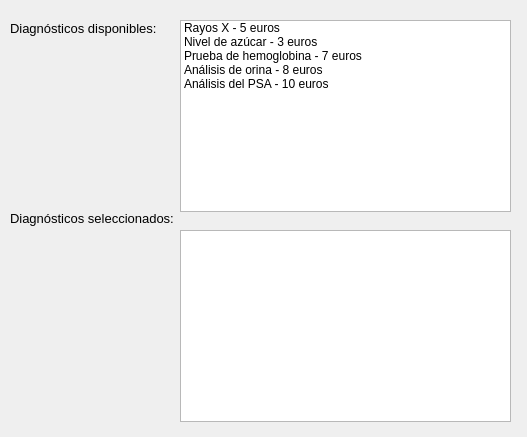
<?xml version="1.0" encoding="UTF-8"?>
<ui version="4.0">
 <class>DiagnosticoSeleccionDialog</class>
 <widget class="QDialog" name="DiagnosticoSeleccionDialog">
  <property name="geometry">
   <rect>
    <x>0</x>
    <y>0</y>
    <width>527</width>
    <height>437</height>
   </rect>
  </property>
  <property name="windowTitle">
   <string>Selección de Diagnósticos</string>
  </property>
  <widget class="QLabel" name="lbl_diagnosticos_disponibles">
   <property name="geometry">
    <rect>
     <x>10</x>
     <y>20</y>
     <width>151</width>
     <height>16</height>
    </rect>
   </property>
   <property name="font">
    <font>
     <pointsize>10</pointsize>
    </font>
   </property>
   <property name="text">
    <string>Diagnósticos disponibles:</string>
   </property>
  </widget>
  <widget class="QLabel" name="lbl_diagnosticos_seleccionados">
   <property name="geometry">
    <rect>
     <x>10</x>
     <y>210</y>
     <width>171</width>
     <height>16</height>
    </rect>
   </property>
   <property name="font">
    <font>
     <pointsize>10</pointsize>
    </font>
   </property>
   <property name="text">
    <string>Diagnósticos seleccionados:</string>
   </property>
  </widget>
  <widget class="QListWidget" name="lst_diagnosticos_disponibles">
   <property name="geometry">
    <rect>
     <x>180</x>
     <y>20</y>
     <width>331</width>
     <height>192</height>
    </rect>
   </property>
   <property name="selectionMode">
    <enum>QAbstractItemView::MultiSelection</enum>
   </property>
   <item>
    <property name="text">
     <string>Rayos X - 5 euros</string>
    </property>
   </item>
   <item>
    <property name="text">
     <string>Nivel de azúcar - 3 euros</string>
    </property>
   </item>
   <item>
    <property name="text">
     <string>Prueba de hemoglobina - 7 euros</string>
    </property>
   </item>
   <item>
    <property name="text">
     <string>Análisis de orina - 8 euros</string>
    </property>
   </item>
   <item>
    <property name="text">
     <string>Análisis del PSA - 10 euros</string>
    </property>
   </item>
  </widget>
  <widget class="QListWidget" name="lst_diagnosticos_seleccionados">
   <property name="geometry">
    <rect>
     <x>180</x>
     <y>230</y>
     <width>331</width>
     <height>192</height>
    </rect>
   </property>
  </widget>
 </widget>
 <resources/>
 <connections/>
</ui>
